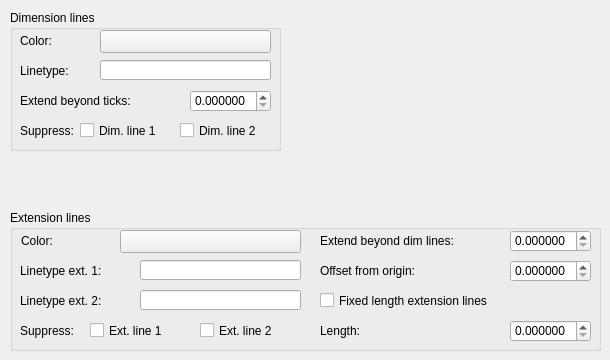
   <widget class="QWidget" name="LineTab">
    <attribute name="title">
     <string>Lines</string>
    </attribute>
    <widget class="QGroupBox" name="groupBox">
     <property name="geometry">
      <rect>
       <x>10</x>
       <y>10</y>
       <width>271</width>
       <height>141</height>
      </rect>
     </property>
     <property name="title">
      <string>Dimension lines</string>
     </property>
     <widget class="QLabel" name="label">
      <property name="geometry">
       <rect>
        <x>10</x>
        <y>20</y>
        <width>71</width>
        <height>21</height>
       </rect>
      </property>
      <property name="text">
       <string>Color:</string>
      </property>
     </widget>
     <widget class="QLineEdit" name="dimLineLineType">
      <property name="geometry">
       <rect>
        <x>90</x>
        <y>50</y>
        <width>171</width>
        <height>20</height>
       </rect>
      </property>
      <property name="toolTip">
       <string>Linetype of dimension line.</string>
      </property>
     </widget>
     <widget class="QLabel" name="label_3">
      <property name="geometry">
       <rect>
        <x>10</x>
        <y>50</y>
        <width>71</width>
        <height>21</height>
       </rect>
      </property>
      <property name="text">
       <string>Linetype:</string>
      </property>
     </widget>
     <widget class="QLabel" name="label_5">
      <property name="geometry">
       <rect>
        <x>10</x>
        <y>110</y>
        <width>61</width>
        <height>21</height>
       </rect>
      </property>
      <property name="text">
       <string>Suppress:</string>
      </property>
     </widget>
     <widget class="QCheckBox" name="dimLine1Hide">
      <property name="geometry">
       <rect>
        <x>70</x>
        <y>110</y>
        <width>91</width>
        <height>21</height>
       </rect>
      </property>
      <property name="toolTip">
       <string>Suppresses display of dimension line 1.</string>
      </property>
      <property name="text">
       <string>Dim. line 1</string>
      </property>
     </widget>
     <widget class="QCheckBox" name="dimLine2Hide">
      <property name="geometry">
       <rect>
        <x>170</x>
        <y>110</y>
        <width>91</width>
        <height>21</height>
       </rect>
      </property>
      <property name="toolTip">
       <string>Suppresses display of dimension line 2.</string>
      </property>
      <property name="text">
       <string>Dim. line 2</string>
      </property>
     </widget>
     <widget class="QPushButton" name="dimLineColorDummy">
      <property name="geometry">
       <rect>
        <x>90</x>
        <y>20</y>
        <width>171</width>
        <height>23</height>
       </rect>
      </property>
      <property name="text">
       <string/>
      </property>
     </widget>
     <widget class="QLabel" name="label_41">
      <property name="geometry">
       <rect>
        <x>10</x>
        <y>80</y>
        <width>161</width>
        <height>21</height>
       </rect>
      </property>
      <property name="text">
       <string>Extend beyond ticks:</string>
      </property>
     </widget>
     <widget class="QDoubleSpinBox" name="dimLineOffsetExtLine">
      <property name="geometry">
       <rect>
        <x>180</x>
        <y>80</y>
        <width>81</width>
        <height>22</height>
       </rect>
      </property>
      <property name="toolTip">
       <string>Specifies a distance to extend the dimension line above the extension lines.</string>
      </property>
      <property name="decimals">
       <number>6</number>
      </property>
      <property name="maximum">
       <double>1000000.000000000000000</double>
      </property>
      <property name="singleStep">
       <double>0.000500000000000</double>
      </property>
     </widget>
    </widget>
    <widget class="QGroupBox" name="groupBox_2">
     <property name="geometry">
      <rect>
       <x>10</x>
       <y>210</y>
       <width>591</width>
       <height>141</height>
      </rect>
     </property>
     <property name="title">
      <string>Extension lines</string>
     </property>
     <widget class="QLabel" name="label_6">
      <property name="geometry">
       <rect>
        <x>11</x>
        <y>20</y>
        <width>81</width>
        <height>21</height>
       </rect>
      </property>
      <property name="text">
       <string>Color:</string>
      </property>
     </widget>
     <widget class="QLineEdit" name="extLine1LineType">
      <property name="geometry">
       <rect>
        <x>130</x>
        <y>50</y>
        <width>161</width>
        <height>20</height>
       </rect>
      </property>
      <property name="toolTip">
       <string>Linetype for extension line 1.</string>
      </property>
     </widget>
     <widget class="QLabel" name="label_7">
      <property name="geometry">
       <rect>
        <x>10</x>
        <y>50</y>
        <width>111</width>
        <height>21</height>
       </rect>
      </property>
      <property name="text">
       <string>Linetype ext. 1:</string>
      </property>
     </widget>
     <widget class="QLabel" name="label_8">
      <property name="geometry">
       <rect>
        <x>10</x>
        <y>80</y>
        <width>111</width>
        <height>21</height>
       </rect>
      </property>
      <property name="text">
       <string>Linetype ext. 2:</string>
      </property>
     </widget>
     <widget class="QLineEdit" name="extLine2LineType">
      <property name="geometry">
       <rect>
        <x>130</x>
        <y>80</y>
        <width>161</width>
        <height>20</height>
       </rect>
      </property>
      <property name="toolTip">
       <string>Linetype for extension line 2.</string>
      </property>
     </widget>
     <widget class="QLabel" name="label_9">
      <property name="geometry">
       <rect>
        <x>10</x>
        <y>110</y>
        <width>61</width>
        <height>21</height>
       </rect>
      </property>
      <property name="text">
       <string>Suppress:</string>
      </property>
     </widget>
     <widget class="QCheckBox" name="extLine1Hide">
      <property name="geometry">
       <rect>
        <x>80</x>
        <y>110</y>
        <width>101</width>
        <height>21</height>
       </rect>
      </property>
      <property name="toolTip">
       <string>Suppresses display of extension line 1.</string>
      </property>
      <property name="text">
       <string>Ext. line 1</string>
      </property>
     </widget>
     <widget class="QCheckBox" name="extLine2Hide">
      <property name="geometry">
       <rect>
        <x>190</x>
        <y>110</y>
        <width>101</width>
        <height>21</height>
       </rect>
      </property>
      <property name="toolTip">
       <string>Suppresses display of extension line 2.</string>
      </property>
      <property name="text">
       <string>Ext. line 2</string>
      </property>
     </widget>
     <widget class="QLabel" name="label_10">
      <property name="geometry">
       <rect>
        <x>310</x>
        <y>20</y>
        <width>181</width>
        <height>21</height>
       </rect>
      </property>
      <property name="text">
       <string>Extend beyond dim lines:</string>
      </property>
     </widget>
     <widget class="QDoubleSpinBox" name="extLineOffsetDimLine">
      <property name="geometry">
       <rect>
        <x>500</x>
        <y>20</y>
        <width>81</width>
        <height>22</height>
       </rect>
      </property>
      <property name="toolTip">
       <string>Specifies a distance to extend the extension lines above the dimension line.</string>
      </property>
      <property name="decimals">
       <number>6</number>
      </property>
      <property name="maximum">
       <double>1000000.000000000000000</double>
      </property>
      <property name="singleStep">
       <double>0.000500000000000</double>
      </property>
     </widget>
     <widget class="QDoubleSpinBox" name="extLineOffsetOrigPoints">
      <property name="geometry">
       <rect>
        <x>500</x>
        <y>50</y>
        <width>81</width>
        <height>22</height>
       </rect>
      </property>
      <property name="toolTip">
       <string>Sets the distance to offset the extension lines from the points on the drawing that define the dimension.</string>
      </property>
      <property name="decimals">
       <number>6</number>
      </property>
      <property name="maximum">
       <double>1000000.000000000000000</double>
      </property>
      <property name="singleStep">
       <double>0.000500000000000</double>
      </property>
     </widget>
     <widget class="QLabel" name="label_11">
      <property name="geometry">
       <rect>
        <x>310</x>
        <y>50</y>
        <width>181</width>
        <height>21</height>
       </rect>
      </property>
      <property name="text">
       <string>Offset from origin:</string>
      </property>
     </widget>
     <widget class="QCheckBox" name="extLineIsFixedLen">
      <property name="geometry">
       <rect>
        <x>310</x>
        <y>80</y>
        <width>271</width>
        <height>21</height>
       </rect>
      </property>
      <property name="toolTip">
       <string>Enables fixed length extension lines.</string>
      </property>
      <property name="text">
       <string>Fixed length extension lines</string>
      </property>
     </widget>
     <widget class="QLabel" name="label_12">
      <property name="geometry">
       <rect>
        <x>310</x>
        <y>110</y>
        <width>181</width>
        <height>21</height>
       </rect>
      </property>
      <property name="text">
       <string>Length:</string>
      </property>
     </widget>
     <widget class="QDoubleSpinBox" name="extLineFixedLen">
      <property name="geometry">
       <rect>
        <x>500</x>
        <y>110</y>
        <width>81</width>
        <height>22</height>
       </rect>
      </property>
      <property name="toolTip">
       <string>Total length of the extension lines starting from the dimension line toward the dimension origin.</string>
      </property>
      <property name="decimals">
       <number>6</number>
      </property>
      <property name="maximum">
       <double>1000000.000000000000000</double>
      </property>
      <property name="singleStep">
       <double>0.000500000000000</double>
      </property>
     </widget>
     <widget class="QPushButton" name="extLineColorDummy">
      <property name="geometry">
       <rect>
        <x>110</x>
        <y>20</y>
        <width>181</width>
        <height>23</height>
       </rect>
      </property>
      <property name="text">
       <string/>
      </property>
     </widget>
    </widget>
   </widget>
